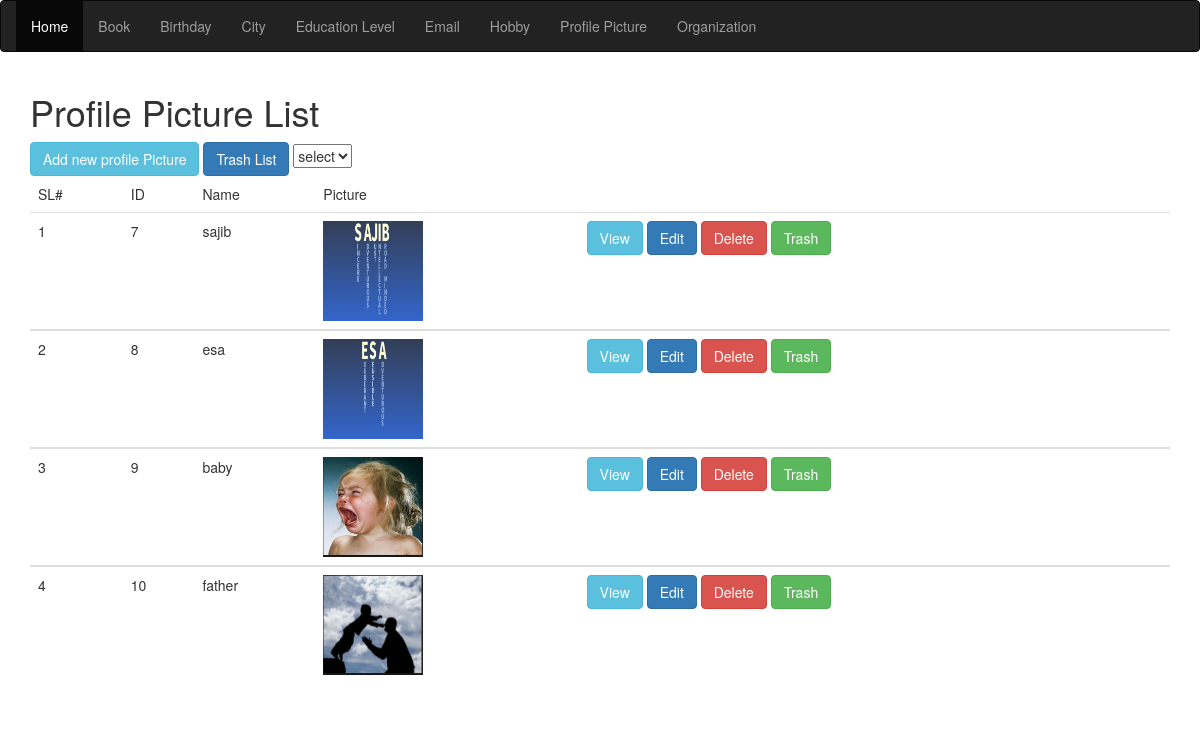
Page /views/SEIP129150/Profile_picture/index.php on the committed database.
### tables this page shows
CREATE TABLE `profilepicture` (
  `id` int(11) NOT NULL,
  `name` varchar(30) NOT NULL,
  `imageName` varchar(40) NOT NULL,
  `trash` time DEFAULT NULL
);

### src/BITM/SEIP129150/Profile_picture/ImageLoader.php (called while the page is built, shortened)
<?php
class ImageLoader{
    public  function __construct()
    {
        $this->conn = mysqli_connect("localhost", "root", "", "atomicprojectb21");
    }
    public function index(){
        $_allInfo= array();
        $query="SELECT * FROM `profilepicture` WHERE `trash` IS NULL ";
        $result= mysqli_query($this->conn,$query);
        while($row= mysqli_fetch_assoc($result)){
            $_allInfo[]=$row;
        }
        return $_allInfo;
    }
}
?>

### views/SEIP129150/Profile_picture/index.php (the view, shortened to what this page needs)
<?php
$pp=new ImageLoader();
$ppicture=$pp->index();
?>
<!DOCTYPE html>
<html>
<head>
    <link rel="stylesheet" href="http://maxcdn.bootstrapcdn.com/bootstrap/3.3.6/css/bootstrap.min.css">
    <link rel="stylesheet" type="text/css" href="../../../resources/bootstrap/css/bootstrap.css">
</head >
<body>
<nav class="navbar navbar-inverse">
    <div class="container-fluid">
        <ul class="nav navbar-nav">
            <li class="active"><a href="../../../index.php">Home</a></li>
            <li><a href="../Book/index.php">Book</a></li>
            <li><a href="../Birthday/index.php">Birthday</a></li>
            <li><a href="../City/index.php">City</a></li>
            <li><a href="../Education_level/index.php">Education Level</a></li>
            <li><a href="../Email/index.php">Email</a></li>
            <li><a href="../Hobby/index.php">Hobby</a></li>
            <li><a href="../Profile_picture/index.php">Profile Picture</a></li>
            <li><a href="../Summary_of_organizations/index.php">Organization</a></li>
        </ul>
    </div>
</nav>
<div class="container">
    <h1>Profile Picture List</h1>
    <a href="create.php" class="btn btn-info" role="button">Add new profile Picture</a>
    <a href="trashVeiw.php" class="btn btn-primary" role="button">Trash List</a>
    <select>
        <option value="" style="display: none"> select</option>
    </select>
    <br>
    <div class="table-responsive">
        <table class="table">
            <thead>
            <tr>
                <td>
                    SL#
                </td>
                <td>
                    ID
                </td>
                <td>
                    Name
                </td>
                <td>
                   Picture
                </td>
            </tr>
            </thead>
            <tbody>
            <?php
            $sl=1;
            foreach ($ppicture as $pic) {
            ?>
            <tr>
                <td><?php echo  $sl?></td>
                <td> <?php echo $pic['id']?></td>
                <td> <?php echo $pic['name']?></td>
                <td> <img src="../../../resources/images/<?php echo $pic["imageName"]?>" alt height="100px" width="100px"></td>
                <td>
                    <a href="veiw.php?id=<?php echo $pic['id']?>" class="btn btn-info" role="button">View</a>
                    <a href="edit.php?id=<?php echo $pic['id']?>" class="btn btn-primary" role="button">Edit</a>
                    <a href="delete.php?id=<?php echo $pic['id']?>" class="btn btn-danger" role="button">Delete</a>
                    <a href="trash.php?id=<?php echo $pic['id']?>" class="btn btn-success" role="button">Trash</a>
                </td>
            </tr>
            </tbody>
            <?php $sl++; } ?>
        </table>
    </div>
</div>
</body>
</html>

### rows in the picture
profilepicture: id "7", name "sajib", imageName (picture)
profilepicture: id "8", name "esa", imageName (picture)
profilepicture: id "9", name "baby", imageName (picture)
profilepicture: id "10", name "father", imageName (picture)
